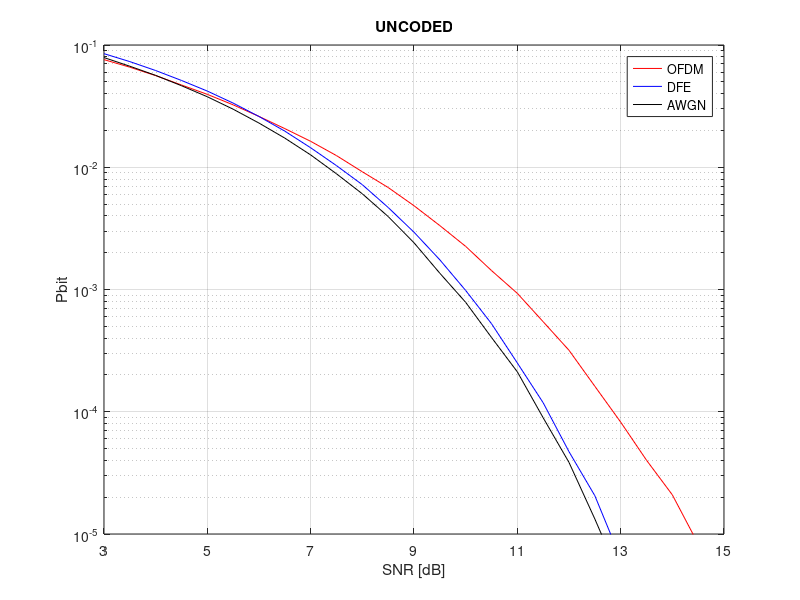
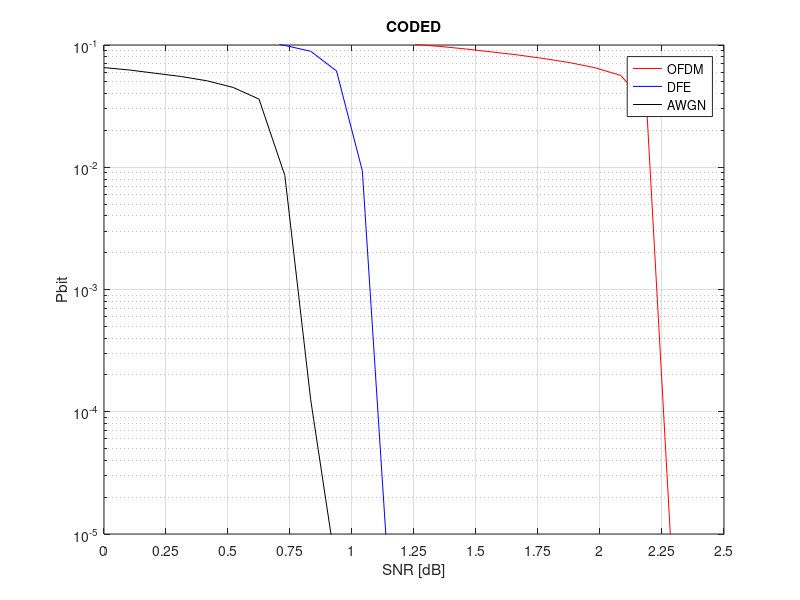

Reproduce these figures in MATLAB, in order.
close all; clear all; clc;

load('pbits_uncoded');

figure;
semilogy(SNRs, pbit_ofdm_u, 'r');
hold on;
semilogy(SNRs, pbit_dfe_u, 'b');
semilogy(SNRs, pbit_awgn_u, 'k');
ylim([1e-5, 1e-1]);
xlim([3 15]);
grid on;
xlabel('SNR [dB]');
ylabel('Pbit');
legend('OFDM', 'DFE', 'AWGN');
set(gca, 'XTick', 3:2:15);
title('UNCODED');
print('pbits_uncoded', '-depsc');

load('pbits_coded');

pbit_awgn_c = max(pbit_awgn_c, 5e-6);
pbit_ofdm_c = max(pbit_ofdm_c, 5e-6);
pbit_dfe_c = max(pbit_dfe_c, 5e-6);

figure;
semilogy(SNRs, pbit_ofdm_c, 'r');
hold on;
semilogy(SNRs, pbit_dfe_c, 'b');
semilogy(SNRs, pbit_awgn_c, 'k');
ylim([1e-5, 1e-1]);
xlim([0 2.5]);
grid on;
xlabel('SNR [dB]');
ylabel('Pbit');
legend('OFDM', 'DFE', 'AWGN');
set(gca, 'XTick', 0:0.25:2.5);
title('CODED');
print('pbits_coded', '-depsc');
